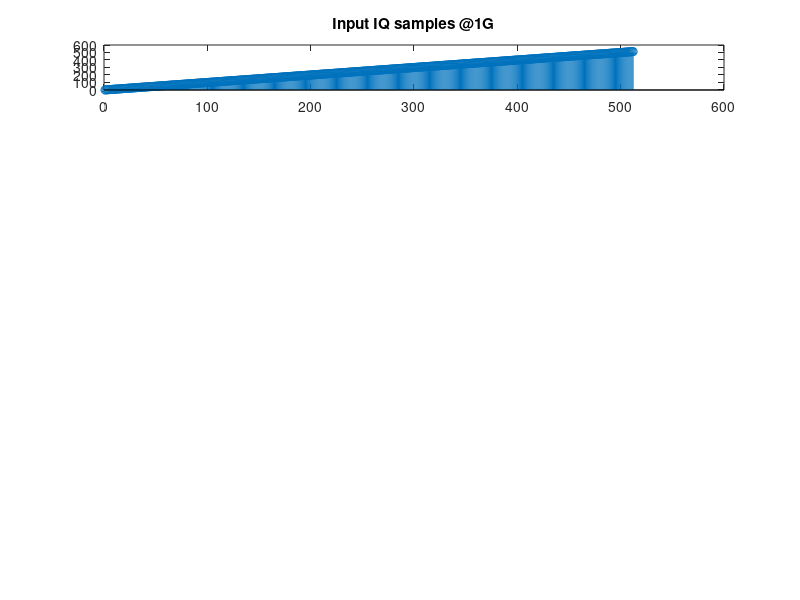

This chart was generated by the following MATLAB code: (Note: this script raises an error after producing the figure.)
% This program is to generate an input and output sample file for VHA DDC
% testing at 1gsps

clc;
clear;
close all;

num_vectors = 16;
num_samples_per_vector = 32;
num_samples = num_vectors * num_samples_per_vector;

for i = 1:num_samples
    input_iq (i) = i;        % ramp
end

n1 = 1:1:num_samples;
subplot(6,1,1); grid on;
stem(n1, input_iq); title("Input IQ samples @1G");

% write this into a file which can be sourced while running on FRIO
fileId = fopen("input_samples/downconversion/single_band_downconversion_1.txt", "w");
fprintf(fileId, "%08x\n", input_iq);
fclose(fileId);

% input_iq should be scaled down before giving as input to the matlab model
scale_factor = 2^-15;
input_iq_for_model = (input_iq * scale_factor);

% no filters enabled
config.vha_hbf_stages = [0 0 0 0];
config.agc_bit = 0;
config.format = 0;
config.fine_delay = 0;
config.coarse_delay = 0;

% now do an decimation
output_iq_from_model_1 = vha_decimate(input_iq_for_model, config);

% now scale the samples up
scale_factor = 2^15;
output_iq_1 = (output_iq_from_model_1 * scale_factor);

n2 = 1:1:length(output_iq_1);
subplot(6, 1, 2); grid on;
stem(n2, output_iq_1);  title ("Output - No filters enabled");

% write this output to another file
fileId = fopen("output_samples/downconversion/1g/single_band_downconversion_1.txt", "w");
fprintf(fileId, "%08x\n", output_iq_1);
fclose(fileId);

% enable w1
config.vha_hbf_stages = [1 0 0 0];

% now do an decimation
output_iq_from_model_p5 = vha_decimate(input_iq_for_model, config);

% now scale the samples up
output_iq_p5 = (output_iq_from_model_p5 * scale_factor);

n2 = 1:1:length(output_iq_p5);
subplot(6, 1, 3); grid on;
stem(n2, output_iq_p5); title ("Output - W1 enabled");
fileId = fopen("output_samples/downconversion/1g/single_band_downconversion_p5.txt", "w");
fprintf(fileId, "%08x\n", output_iq_p5);
fclose(fileId);

% enable w1, w2
config.vha_hbf_stages = [1 1 0 0];

% now do an decimation
output_iq_from_model_p25 = vha_decimate(input_iq_for_model, config);

% now scale the samples up
output_iq_p25 = (output_iq_from_model_p25 * scale_factor);

n2 = 1:1:length(output_iq_p25);
subplot(6, 1, 4); grid on;
stem(n2, output_iq_p25);title ("Output - W1, W2 enabled");
fileId = fopen("output_samples/downconversion/1g/single_band_downconversion_p25.txt", "w");
fprintf(fileId, "%08x\n", output_iq_p25);
fclose(fileId);

% enable w1, w2, w3
config.vha_hbf_stages = [1 1 1 0];

% now do an decimation
output_iq_from_model_p125 = vha_decimate(input_iq_for_model, config);

% now scale the samples up
output_iq_p125 = (output_iq_from_model_p125 * scale_factor);

n2 = 1:1:length(output_iq_p125);
subplot(6, 1, 5); grid on;
stem(n2, output_iq_p125);title ("Output - W1, W2, W3 enabled");
fileId = fopen("output_samples/downconversion/1g/single_band_downconversion_p125.txt", "w");
fprintf(fileId, "%08x\n", output_iq_p125);
fclose(fileId);

clear;
